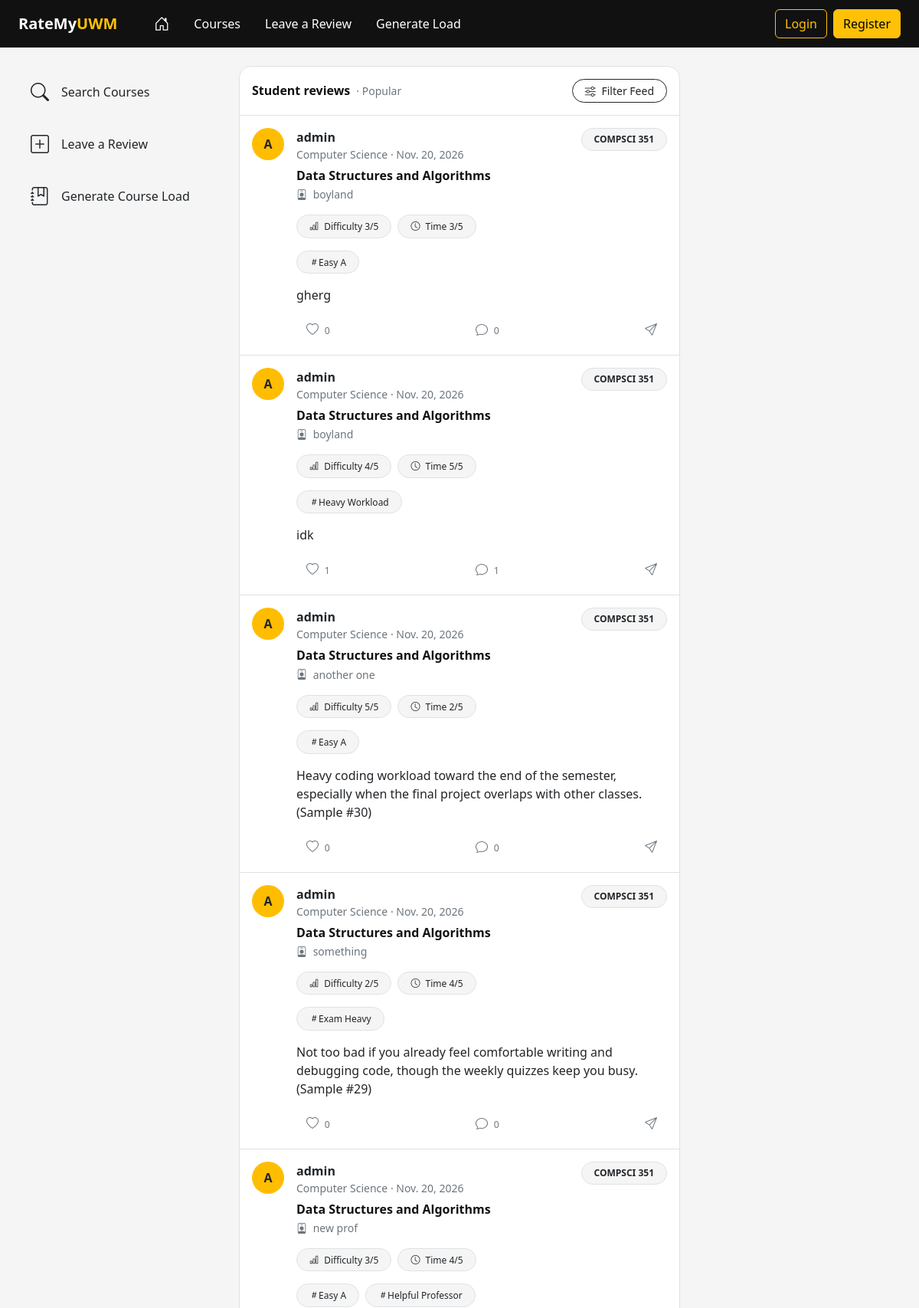
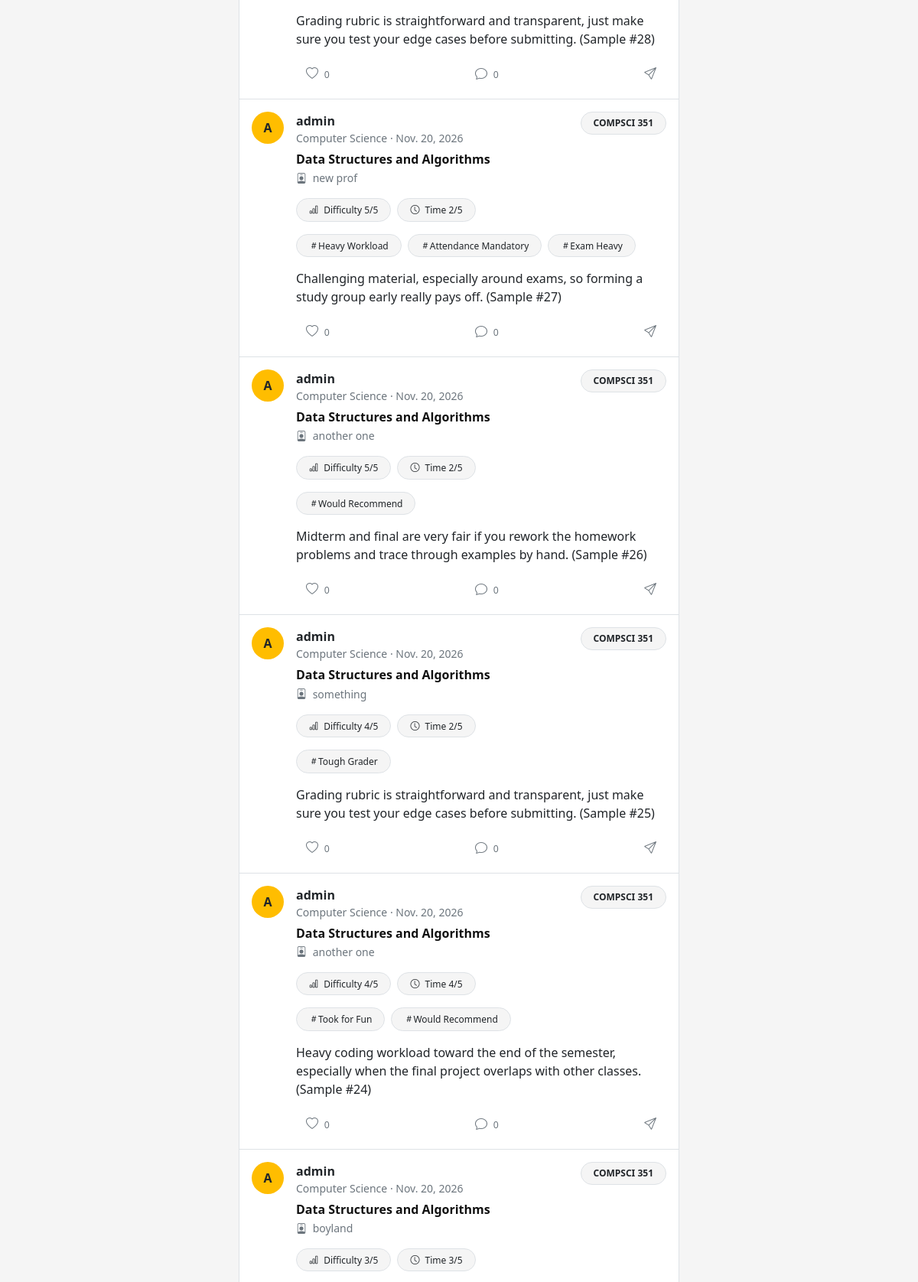
Page /?q=&sort=popular (upper part) on the committed database (2 pictures, top to bottom).
### main/models.py (models this page shows, shortened)
class Review(models.Model):
    review_tags = models.ManyToManyField(
        ReviewTag,
        blank=True,
        related_name='reviews'
    )
    review_user = models.ForeignKey("User",on_delete=models.CASCADE)
    review_course = models.ForeignKey(Course, on_delete=models.SET_NULL, null=True)
    review_professor = models.ForeignKey(Professor, on_delete=models.SET_NULL, null=True)
    difficulty_score = models.IntegerField(
        validators=[MinValueValidator(1), MaxValueValidator(5)]
    )
    time_score = models.IntegerField(
        validators=[MinValueValidator(1), MaxValueValidator(5)]
    )
    review_text = models.TextField()
    review_date = models.DateField(auto_now_add=True)
    review_upvotes = models.ManyToManyField(
        "User",
        blank=True,
        related_name="upvoted_reviews"
    )

class User(AbstractUser):
    user_major = models.ForeignKey(
        Major,
        on_delete=models.SET_NULL,
        null=True,
        blank=True
    )
    saved_courses = models.ManyToManyField(Course, blank=True, related_name='saved_by_users')

class Major(models.Model):
    major_name = models.CharField(max_length=100, unique=True)

class Course(models.Model):
    course_name = models.CharField(max_length=100, unique=False)
    course_code = models.CharField(max_length=100, unique=True)
    major = models.CharField(max_length=100, blank=True, null=True)
    course_credits = models.IntegerField()
    course_professors = models.ManyToManyField(Professor)
    course_details = models.TextField(blank=True)

class Professor(models.Model):
    professor_name = models.CharField(max_length=100, unique=True)

class ReviewTag(models.Model):
    tag_name = models.CharField(max_length=50, unique=True)

### main/views.py (the view, shortened to what this page needs)
# urls.py: path('', views.home, name='home'),
def home(request):
    query = request.GET.get('q', '').strip()
    sort_by = request.GET.get('sort', 'recent')
    reviews = Review.objects.select_related(
        'review_course',
        'review_professor',
        'review_user__user_major'
    ).annotate(
        upvote_count=Count('review_upvotes', distinct=True),
        comment_count=Count('comments', distinct=True),
    )
    if request.user.is_authenticated:
        reviews = reviews.annotate(
            user_upvoted=Exists(
                Review.review_upvotes.through.objects.filter(
                    review_id=OuterRef('pk'),
                    user_id=request.user.pk,
                )
            )
        )
    else:
        reviews = reviews.annotate(
            user_upvoted=Value(False, output_field=BooleanField())
        )
    if sort_by == 'oldest':
        reviews = reviews.order_by('review_date', 'id')
    elif sort_by == 'easiest':
        reviews = reviews.order_by('difficulty_score', '-review_date')
    elif sort_by == 'hardest':
        reviews = reviews.order_by('-difficulty_score', '-review_date')
    elif sort_by == 'popular':
        reviews = reviews.annotate(
            course_review_count=Count('review_course__review')
        ).order_by('-course_review_count', '-review_date', '-id')
    else:  # Default to most recent
        reviews = reviews.order_by('-review_date', '-id')
    paginator = Paginator(reviews, 10)
    page_obj = paginator.get_page(request.GET.get('page'))
    return render(request, 'home.html', {
        'reviews': page_obj,
        'query': query,
        'sort_by': sort_by,
    })

### templates/home.html (shortened to what this page needs)
{% extends "base.html" %}
{% load static %}
{% block content %}
<div class="container-fluid py-4 px-3 px-lg-4">
    <div class="row g-0 justify-content-start">
        <aside class="col-2 col-lg-3 col-xl-3">
    <div style="position: sticky; top: 5rem; z-index: 100;">
                <a href="{% url 'search' %}"
                   class="d-flex align-items-center gap-3 p-3 rounded-4
                          text-dark text-decoration-none">
                    <i class="bi bi-search fs-4"></i>
                    <span class="d-none d-lg-inline">Search Courses</span>
                </a>
                <a href="{% url 'review' %}"
                   class="d-flex align-items-center gap-3 p-3 rounded-4
                          text-dark text-decoration-none">
                    <i class="bi bi-plus-square fs-4"></i>
                    <span class="d-none d-lg-inline">Leave a Review</span>
                </a>
                <a href="{% url 'calculator' %}"
                   class="d-flex align-items-center gap-3 p-3 rounded-4
                          text-dark text-decoration-none">
                    <i class="bi bi-journal-bookmark fs-4"></i>
                    <span class="d-none d-lg-inline">Generate Course Load</span>
                </a>
            </div>
        </aside>
        <main class="col-10 col-lg-7 col-xl-6">
            <div class="border rounded-4 bg-white overflow-hidden">
                <div class="p-3 border-bottom d-flex justify-content-between align-items-center">
                    <div class="d-flex align-items-center gap-2">
                        <h2 class="h6 fw-bold mb-0">Student reviews</h2>
                        <span class="small text-secondary">
                            ·
                            {% if sort_by == 'easiest' %}
                                Easiest first
                            {% elif sort_by == 'hardest' %}
                                Hardest first
                            {% elif sort_by == 'oldest' %}
                                Oldest reviews
                            {% elif sort_by == 'top' %}
                                Most upvoted
                            {% elif sort_by == 'popular' %}
                                Popular
                            {% else %}
                                Most recent
                            {% endif %}
                        </span>
                    </div>
                    <button
                        class="btn btn-sm btn-outline-dark rounded-pill px-3"
                        type="button"
                        data-bs-toggle="collapse"
                        data-bs-target="#topFilterCollapse"
                        aria-expanded="false"
                        aria-controls="topFilterCollapse">
                        <i class="bi bi-sliders me-1"></i>
                        Filter Feed
                    </button>
                </div>
                {% if reviews %}
                    {% for review in reviews %}
                        <article class="p-3 border-bottom">
                            <div class="d-flex align-items-start gap-3">
                                <div class="rounded-circle d-flex align-items-center
                                            justify-content-center text-dark fw-bold
                                            flex-shrink-0"
                                     style="width: 42px; height: 42px;
                                            background-color: var(--uwm-gold);">
                                    {{ review.review_user.username|slice:":1"|upper }}
                                </div>
                                <div class="flex-grow-1">
                                    <div class="d-flex flex-wrap justify-content-between
                                                align-items-start gap-2 mb-2">
                                        <div>
                                            <div class="fw-bold text-dark">
                                                {{ review.review_user.username }}
                                            </div>
                                            <div class="small text-secondary">
                                                {% if review.review_user.user_major %}
                                                    {{ review.review_user.user_major.major_name }} ·
                                                {% endif %}
                                                {{ review.review_date|date:"N j, Y" }}
                                            </div>
                                        </div>
                                        {% if review.review_course %}
                                            <a href="{% url 'course_detail' review.review_course.id %}"
                                               class="badge rounded-pill border text-dark
                                                      text-decoration-none px-3 py-2"
                                               style="background-color: var(--uwm-light);">
                                                {{ review.review_course.course_code }}
                                            </a>
                                        {% endif %}
                                    </div>
                                    {% if review.review_course %}
                                        <h3 class="h6 fw-bold mb-1">
                                            {{ review.review_course.course_name }}
                                        </h3>
                                    {% endif %}
                                    {% if review.review_professor %}
                                        <p class="small text-secondary mb-3">
                                            <i class="bi bi-person-badge me-1"></i>
                                            {{ review.review_professor.professor_name }}
                                        </p>
                                    {% endif %}
                                    <div class="d-flex flex-wrap gap-2 mb-3">
                                        <span class="badge rounded-pill border
                                                     text-dark fw-normal px-3 py-2"
                                              style="background-color: var(--uwm-light);">
                                            <i class="bi bi-bar-chart me-1"></i>
                                            Difficulty {{ review.difficulty_score }}/5
                                        </span>
                                        <span class="badge rounded-pill border
                                                     text-dark fw-normal px-3 py-2"
                                              style="background-color: var(--uwm-light);">
                                            <i class="bi bi-clock me-1"></i>
                                            Time {{ review.time_score }}/5
                                        </span>
                                    </div>
                                    {% with review_tags=review.review_tags.all %}
                                        {% if review_tags %}
                                            <div class="d-flex flex-wrap gap-2 mb-3">
                                                {% for tag in review_tags %}
                                                    <span class="badge rounded-pill border text-dark fw-normal px-3 py-2"
                                                          style="background-color: var(--uwm-light);">
                                                        <i class="bi bi-hash"></i>{{ tag.tag_name }}
                                                    </span>
                                                {% endfor %}
                                            </div>
                                        {% endif %}
                                    {% endwith %}
                                    <p class="text-dark mb-3" style="white-space: pre-line;">{{ review.review_text }}</p>
                                    <div class="d-flex justify-content-between
                                                align-items-center px-1">
                                        <button type="button"
                                                class="btn btn-sm {% if review.user_upvoted %}text-danger{% else %}text-secondary{% endif %}"
                                                title="Upvote"
                                                aria-label="Upvote review"
                                                aria-pressed="{% if review.user_upvoted %}true{% else %}false{% endif %}"
                                                data-upvote-url="{% url 'toggle_upvote' review.id %}"
                                                onclick="toggleUpvote(this)">
                                            <i class="bi {% if review.user_upvoted %}bi-heart-fill{% else %}bi-heart{% endif %} fs-6"></i>
                                            <span class="ms-1 small" data-upvote-count>{{ review.upvote_count }}</span>
                                        </button>
                                        <button type="button"
                                                class="btn btn-sm text-secondary"
                                                title="Comments"
                                                aria-label="Show comments"
                                                aria-expanded="false"
                                                aria-controls="comments-{{ review.id }}"
                                                onclick="toggleComments({{ review.id }}, this)">
                                            <i class="bi bi-chat fs-6"></i>
                                            <span class="ms-1 small" data-comment-count="{{ review.id }}">{{ review.comment_count }}</span>
                                        </button>
                                        <button type="button"
                                                class="btn btn-sm text-secondary"
                                                title="Share"
                                                aria-label="Share review"
                                                onclick="shareReview(this)"
                                                data-share-text="{{ review.review_course.course_code|default:'UWM Course Review'|escapejs }}: {{ review.review_text|truncatewords:20|escapejs }}">
                                            <i class="bi bi-send fs-6"></i>
                                        </button>
                                    </div>
                                </div>
                            </div>
                        </article>
                    {% endfor %}
                {% endif %}
            </div>
        </main>
    </div>
</div>
{% endblock %}

### static/css/style.css (style rules this page uses)
:root { --uwm-gold: #FFBD00; --uwm-black: #111111; --uwm-light: #F5F5F5; }
body { background-color: var(--uwm-light); color: var(--uwm-black); }

### rows in the picture
Review: review_user.username "A", review_user.username "admin", review_user.user_major.major_name "Computer Science", review_date "Nov. 20, 2026", review_course.course_code "COMPSCI 351", review_course.course_name "Data Structures and Algorithms", review_professor.professor_name "boyland", difficulty_score "3", time_score "3", review_text "gherg", upvote_count "0", comment_count "0"
ReviewTag: tag_name "Easy A"
Review: review_user.username "A", review_user.username "admin", review_user.user_major.major_name "Computer Science", review_date "Nov. 20, 2026", review_course.course_code "COMPSCI 351", review_course.course_name "Data Structures and Algorithms", review_professor.professor_name "boyland", difficulty_score "4", time_score "5", review_text "idk", upvote_count "1", comment_count "1"
ReviewTag: tag_name "Heavy Workload"
Review: review_user.username "A", review_user.username "admin", review_user.user_major.major_name "Computer Science", review_date "Nov. 20, 2026", review_course.course_code "COMPSCI 351", review_course.course_name "Data Structures and Algorithms", review_professor.professor_name "another one", difficulty_score "5", time_score "2", review_text "Heavy coding workload toward the end of the semester, especially when the final project overlaps with other classes. (Sample #30)", upvote_count "0", comment_count "0"
Review: review_user.username "A", review_user.username "admin", review_user.user_major.major_name "Computer Science", review_date "Nov. 20, 2026", review_course.course_code "COMPSCI 351", review_course.course_name "Data Structures and Algorithms", review_professor.professor_name "something", difficulty_score "2", time_score "4", review_text "Not too bad if you already feel comfortable writing and debugging code, though the weekly quizzes keep you busy. (Sample #29)", upvote_count "0", comment_count "0"
ReviewTag: tag_name "Exam Heavy"
Review: review_user.username "A", review_user.username "admin", review_user.user_major.major_name "Computer Science", review_date "Nov. 20, 2026", review_course.course_code "COMPSCI 351", review_course.course_name "Data Structures and Algorithms", review_professor.professor_name "new prof", difficulty_score "3", time_score "4", review_text "Grading rubric is straightforward and transparent, just make sure you test your edge cases before submitting. (Sample #28)", upvote_count "0", comment_count "0"
ReviewTag: tag_name "Helpful Professor"
Review: review_user.username "A", review_user.username "admin", review_user.user_major.major_name "Computer Science", review_date "Nov. 20, 2026", review_course.course_code "COMPSCI 351", review_course.course_name "Data Structures and Algorithms", review_professor.professor_name "new prof", difficulty_score "5", time_score "2", review_text "Challenging material, especially around exams, so forming a study group early really pays off. (Sample #27)", upvote_count "0", comment_count "0"
ReviewTag: tag_name "Attendance Mandatory"
Review: review_user.username "A", review_user.username "admin", review_user.user_major.major_name "Computer Science", review_date "Nov. 20, 2026", review_course.course_code "COMPSCI 351", review_course.course_name "Data Structures and Algorithms", review_professor.professor_name "another one", difficulty_score "5", time_score "2", review_text "Midterm and final are very fair if you rework the homework problems and trace through examples by hand. (Sample #26)", upvote_count "0", comment_count "0"
ReviewTag: tag_name "Would Recommend"
Review: review_user.username "A", review_user.username "admin", review_user.user_major.major_name "Computer Science", review_date "Nov. 20, 2026", review_course.course_code "COMPSCI 351", review_course.course_name "Data Structures and Algorithms", review_professor.professor_name "something", difficulty_score "4", time_score "2", review_text "Grading rubric is straightforward and transparent, just make sure you test your edge cases before submitting. (Sample #25)", upvote_count "0", comment_count "0"
ReviewTag: tag_name "Tough Grader"
Review: review_user.username "A", review_user.username "admin", review_user.user_major.major_name "Computer Science", review_date "Nov. 20, 2026", review_course.course_code "COMPSCI 351", review_course.course_name "Data Structures and Algorithms", review_professor.professor_name "another one", difficulty_score "4", time_score "4", review_text "Heavy coding workload toward the end of the semester, especially when the final project overlaps with other classes. (Sample #24)", upvote_count "0", comment_count "0"
ReviewTag: tag_name "Took for Fun"
Review: review_user.username "A", review_user.username "admin", review_user.user_major.major_name "Computer Science", review_date "Nov. 20, 2026", review_course.course_code "COMPSCI 351", review_course.course_name "Data Structures and Algorithms", review_professor.professor_name "boyland", difficulty_score "3", time_score "3"
